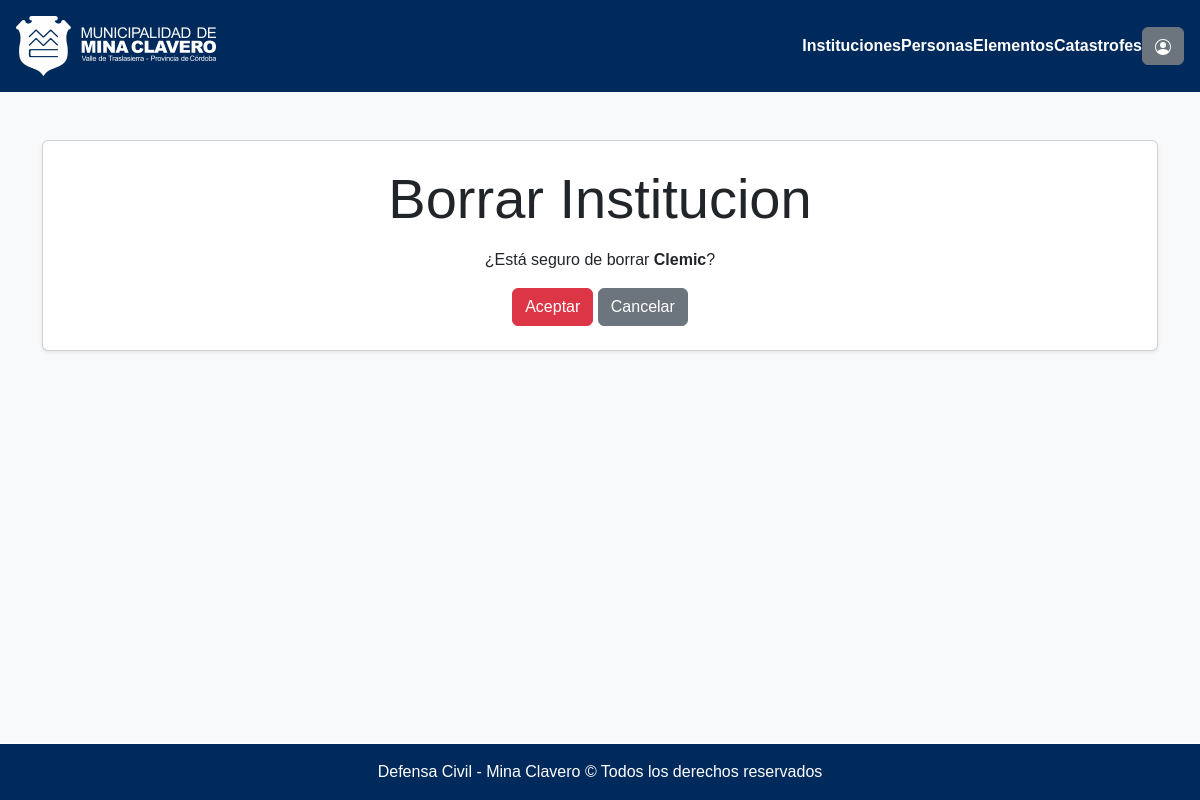
The page /instituciones/borrar/6 (signed in) on the database as committed earlier.
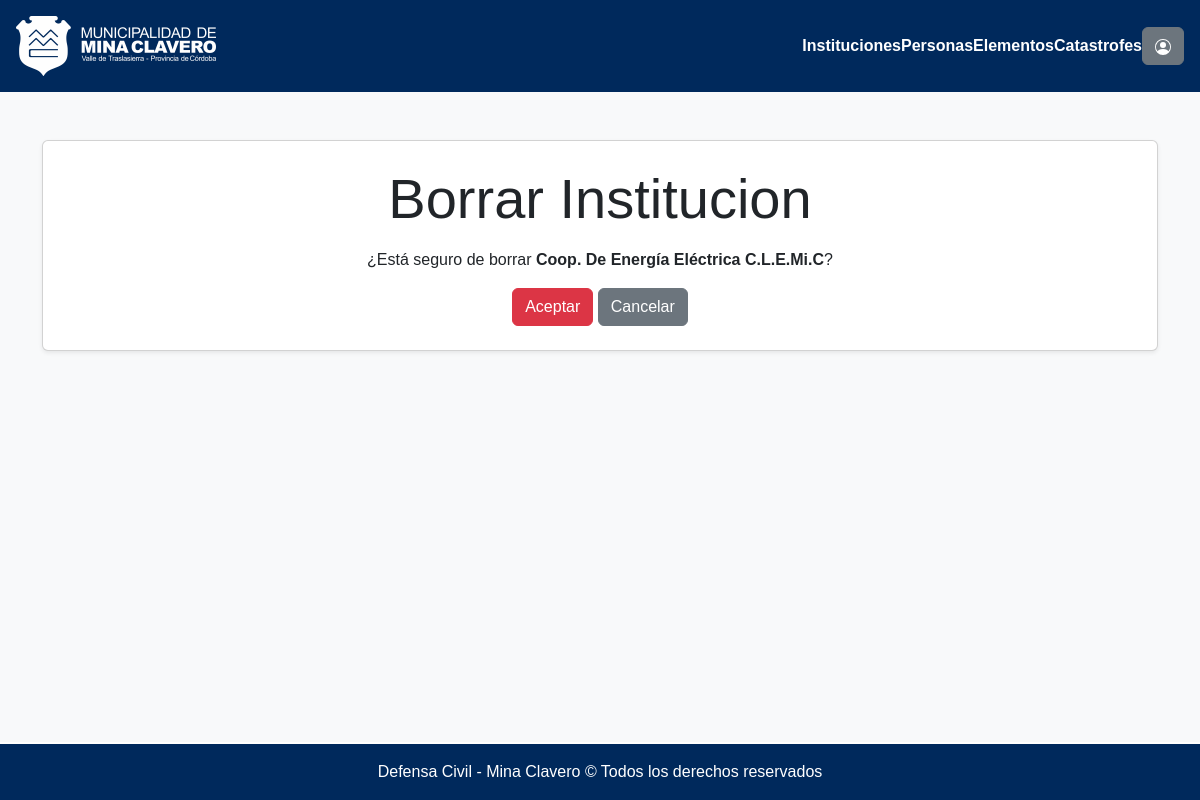
The same page on the database as committed later.
### seguridadVial/models.py (models this page shows, shortened)
class Institucion(models.Model):
    nombre = models.CharField(max_length=120)
    descripcion = models.CharField(max_length=240)
    direccion = models.CharField(max_length=120, default="", null=True, blank=True)
    email = models.CharField(max_length=120, default="", null=True, blank=True)
    telefono = models.CharField(max_length=30, default="",null=True, blank=True)
    orden = models.IntegerField(default=0, null=True, blank=True)

### seguridadVial/views.py (the view)
# urls.py: path("instituciones/borrar/<str:pk>", login_required(permission_required('seguridadVial.delete_institucion')(views.InstitucionBorrar.as_view())), name="borrarInstitucion"),
class InstitucionBorrar(DeleteView):
    model = Institucion
    template_name = os.path.join("defensaCivil", "confirmacionBorrado", "institucionBorrar.html")
    success_url = reverse_lazy('listaInstituciones')

### municipalidad/templates/defensaCivil/confirmacionBorrado/institucionBorrar.html (shortened to what this page needs)
{% extends "defensaCivil/base.html" %}
{% load static %}
{% block contenido %}
<div class="container mt-5">
    <div class="card shadow-sm p-4 mb-4 bg-white rounded">
        <h3 class="display-4 mb-3 text-center">Borrar Institucion</h3>
        <p class="text-center">¿Está seguro de borrar <b>{{ institucion.nombre | title}}</b>?</p>
        <form method="post" class="text-center">
            <button class="btn btn-danger mr-2" type="submit">Aceptar</button>
            <a class="btn btn-secondary ml-2" href="{% url 'listaInstituciones' %}">Cancelar</a>
        </form>
    </div>
</div>
{% endblock %}

Rows that differ between the two databases and show on the page:
changed Institucion: nombre "Clemic" → "Coop. De Energía Eléctrica C.L.E.Mi.C"
